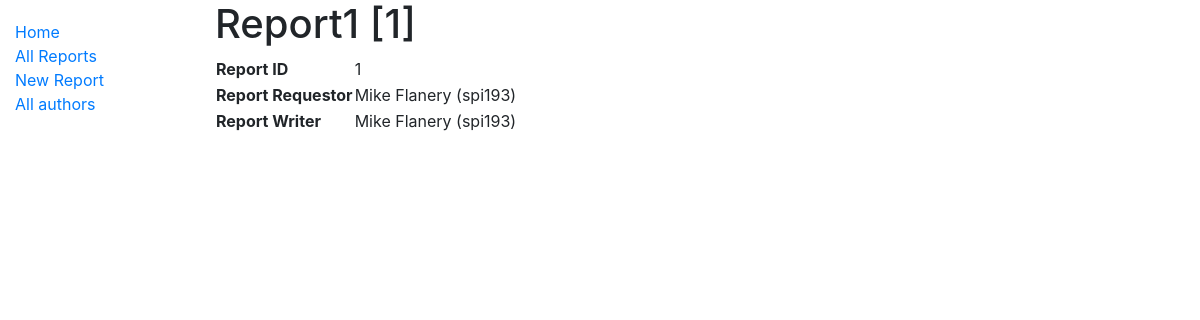
/1/, run on the app's committed database.
### reports/models.py (models this page shows, shortened)
class Report(models.Model):
    report_id = models.AutoField(
        primary_key=True
    )
    report_name = models.CharField(max_length=300)
    report_requester = models.ForeignKey(
        'ReportUser',
        null=True,
        on_delete=models.PROTECT,
        related_name='report_requestor_user'
    )
    report_description = models.CharField(max_length=1000)
    report_writer = models.ForeignKey(
        'ReportUser',
        null=True,
        on_delete=PROTECT,
        related_name='report_writer_user'
    )

class ReportUser(models.Model):
    external_user_id = models.CharField(max_length=50)
    first_name = models.CharField(max_length=50)
    last_name = models.CharField(max_length=50)
    department = models.ForeignKey(
        'Department',
        on_delete=PROTECT
    )
    def __str__(self):
        return self.first_name + ' ' + self.last_name + ' (' + self.external_user_id + ')'

### reports/views.py (the view)
# urls.py: path('<pk>/', ReportDetail.as_view(), name='ReportDetail'),
class ReportDetail(DetailView):
    model = Report

### reports/templates/reports/report_detail.html
{% extends 'reports/base_generic.html' %}
{% block content %}
<h1>{{ report.report_name }} [{{ report.report_id }}]</h1>
<table>
    <tr>
        <th>Report ID</th>
        <td>{{ report.report_id }}</td>
    </tr>
    <tr>
        <th>Report Requestor</th>
        <td>{{ report.report_requester }}</td>
    </tr>
    <tr>
        <th>Report Writer</th>
        <td>{{ report.report_writer }}</td>
    </tr>
</table>
{% endblock content %}

### data on the page
Report: report_name "Report1", report_id "1", report_requester "Mike Flanery (spi193)", report_writer "Mike Flanery (spi193)"
